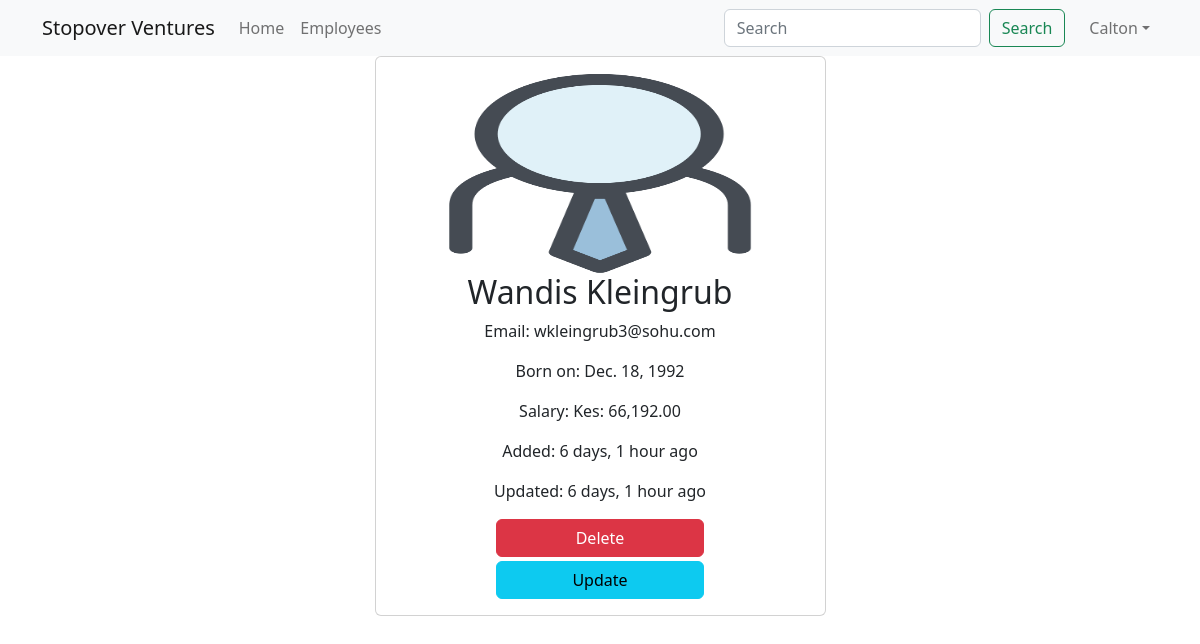
Screenshot of /employees/4 (signed in) with the database file from the repository.
### main_app/models.py (models this page shows, shortened)
class Employee(models.Model):
    name = models.CharField(max_length=40)
    email = models.EmailField(unique=True)
    dob = models.DateField(null=True)
    salary = models.DecimalField(max_digits=7, decimal_places=2)
    disabled = models.BooleanField(default=False)
    profile = models.ImageField(upload_to=unique_img_name, null=True, default="employees/default.png")
    created_at = models.DateTimeField(auto_now_add=True, null=True)  # added once during creation
    updated_at = models.DateTimeField(auto_now=True, null=True)  # updates every time update happens

### main_app/views.py (the view)
# urls.py: path('employees/<int:emp_id>', views.employee_details, name="details"),
@login_required
def employee_details(request, emp_id):
    employee = Employee.objects.get(pk=emp_id)  # SELECT * From employees WHERE id=1
    return render(request, 'employee_details.html', {"employee": employee})

### templates/employee_details.html (shortened to what this page needs)
{% extends 'base_template.html' %}
{% load humanize %}
{% block content %}
	{% include 'navbar.html' %}
	<div class="container">
	<div class="row justify-content-center">
		<div class="col-sm-5">
			<div class="card text-center">
				<div class="card-body">
					{% if employee.profile %}
						<img src="{{ employee.profile.url }}" height="200px" width="200px" alt="" class="card-img-top">
					{% endif %}
					<h2 class="card-title">{{ employee.name }}</h2>
					<p class="card-text">Email: {{ employee.email }}</p>
					<p class="card-text">Born on: {{ employee.dob }}</p>
					<p class="card-text">Salary: Kes: {{ employee.salary | intcomma}} </p>
					<p class="card-text">Added: {{ employee.created_at | naturaltime }}</p>
					<p class="card-text">Updated: {{ employee.updated_at | naturaltime }}</p>
					{% if perms.main_app.delete_employee %}
						<a href="{% url 'delete' employee.id %}" class="btn btn-danger w-50 mb-1">Delete</a>
					{% endif %}
					<br>
					{% if perms.main_app.change_employee %}
						<a href="{% url 'update' employee.id %}" class="btn btn-info w-50 ">Update</a>
					{% endif %}
				</div>
			</div>
		</div>
	</div>
</div>
{% endblock %}

### templates/navbar.html (shortened to what this page needs)
<nav class="navbar sticky-top navbar-expand-lg bg-light">
  <div class="container">
    <a class="navbar-brand" href="{% url 'home' %}">Stopover Ventures</a>
    <div class="collapse navbar-collapse" id="navbarTogglerDemo02">
      <ul class="navbar-nav me-auto mb-2 mb-lg-0">
        <li class="nav-item">
          <a class="nav-link {% if "/" == request.path %} active {% endif %} " aria-current="page" href="{% url 'home' %}">Home</a>
        </li>
        <li class="nav-item">
          <a class="nav-link {% if "/employees" == request.path %} active {% endif %} " href="{% url 'all' %}">Employees</a>
        </li>
      </ul>
      <form class="d-flex" role="search" method="get" action="{% url 'search' %}">
        <input class="form-control me-2" name="search_word" type="search" placeholder="Search" aria-label="Search">
        <button class="btn btn-outline-success" type="submit">Search</button>
      </form>
	<ul class="navbar-nav ms-3 mb-2 mb-lg-0">
		<li class="nav-item dropdown">
  <a class="nav-link dropdown-toggle" href="#" role="button" data-bs-toggle="dropdown">{{ user.first_name }}</a>
</li>
	</ul>
    </div>
  </div>
</nav>

### rows the page displays
Employee: profile (placeholder picture), name "Wandis Kleingrub", email "wkleingrub3@sohu.com", dob "Dec. 18, 1992", salary "66,192.00", created_at "6 days, 1 hour ago", updated_at "6 days, 1 hour ago"

### other values shown
{{ user.first_name }} "Calton"
